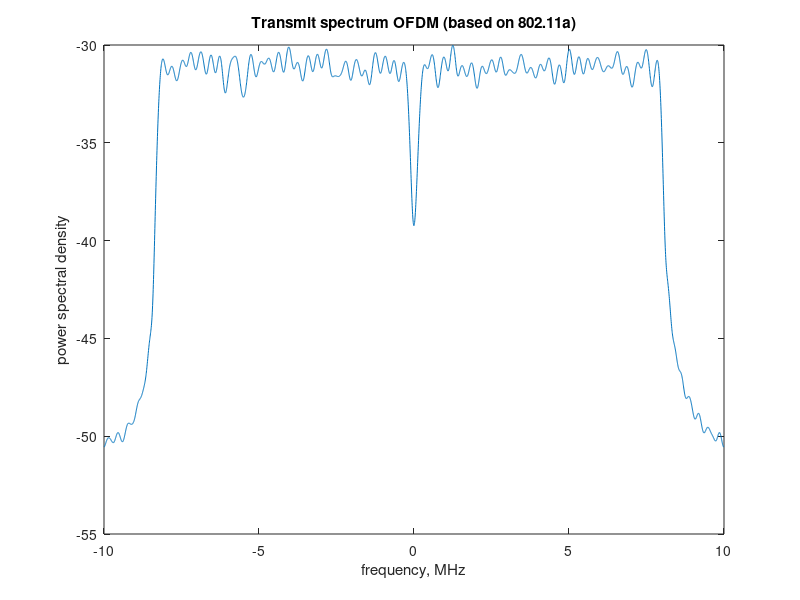

Reproduce this figure in MATLAB.
clear
nFFTSize = 64;
% for each symbol bits a1 to a52 are assigned to subcarrier 
% index [-26 to -1 1 to 26] 
subcarrierIndex = [-26:-1 1:26];
nBit = 2500; 
ip = rand(1,nBit) > 0.5; % generating 1's and 0's
nBitPerSymbol = 52;

nSymbol = ceil(nBit/nBitPerSymbol);

% BPSK modulation
% bit0 --> -1
% bit1 --> +1
ipMod = 2*ip - 1; 
ipMod = [ipMod zeros(1,nBitPerSymbol*nSymbol-nBit)];
ipMod = reshape(ipMod,nSymbol,nBitPerSymbol);

st = []; % empty vector

for ii = 1:nSymbol

inputiFFT = zeros(1,nFFTSize);

% assigning bits a1 to a52 to subcarriers [-26 to -1, 1 to 26]
inputiFFT(subcarrierIndex+nFFTSize/2+1) = ipMod(ii,:);

%  shift subcarriers at indices [-26 to -1] to fft input indices [38 to 63]
inputiFFT = fftshift(inputiFFT); 

outputiFFT = ifft(inputiFFT,nFFTSize);

% adding cyclic prefix of 16 samples 
outputiFFT_with_CP = [outputiFFT(49:64) outputiFFT];

st = [st outputiFFT_with_CP]; 

end

close all
fsMHz = 20;
[Pxx,W] = pwelch(st,[],[],4096,20);    
plot([-2048:2047]*fsMHz/4096,10*log10(fftshift(Pxx)));
xlabel('frequency, MHz')
ylabel('power spectral density')
title('Transmit spectrum OFDM (based on 802.11a)');
